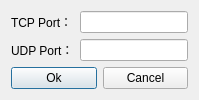
<?xml version="1.0" encoding="UTF-8"?>
<ui version="4.0">
 <class>PortSetupDialog</class>
 <widget class="QDialog" name="PortSetupDialog">
  <property name="geometry">
   <rect>
    <x>0</x>
    <y>0</y>
    <width>176</width>
    <height>97</height>
   </rect>
  </property>
  <property name="windowTitle">
   <string>Port</string>
  </property>
  <layout class="QVBoxLayout" name="verticalLayout">
   <property name="sizeConstraint">
    <enum>QLayout::SetFixedSize</enum>
   </property>
   <item>
    <layout class="QFormLayout" name="formLayout">
     <item row="1" column="0">
      <widget class="QLabel" name="label_2">
       <property name="text">
        <string>UDP Port：</string>
       </property>
      </widget>
     </item>
     <item row="1" column="1">
      <widget class="QLineEdit" name="udp_port_edit"/>
     </item>
     <item row="0" column="1">
      <widget class="QLineEdit" name="tcp_port_edit"/>
     </item>
     <item row="0" column="0">
      <widget class="QLabel" name="label">
       <property name="text">
        <string>TCP Port：</string>
       </property>
      </widget>
     </item>
    </layout>
   </item>
   <item>
    <layout class="QHBoxLayout" name="horizontalLayout" stretch="0,0">
     <item>
      <widget class="QPushButton" name="ok_btn">
       <property name="text">
        <string>Ok</string>
       </property>
      </widget>
     </item>
     <item>
      <widget class="QPushButton" name="cancel_btn">
       <property name="text">
        <string>Cancel</string>
       </property>
      </widget>
     </item>
    </layout>
   </item>
  </layout>
  <zorder>cancel_btn</zorder>
  <zorder>ok_btn</zorder>
  <zorder>label</zorder>
  <zorder>tcp_port_edit</zorder>
  <zorder>udp_port_edit</zorder>
  <zorder>label_2</zorder>
  <zorder></zorder>
  <zorder></zorder>
 </widget>
 <resources/>
 <connections/>
</ui>
